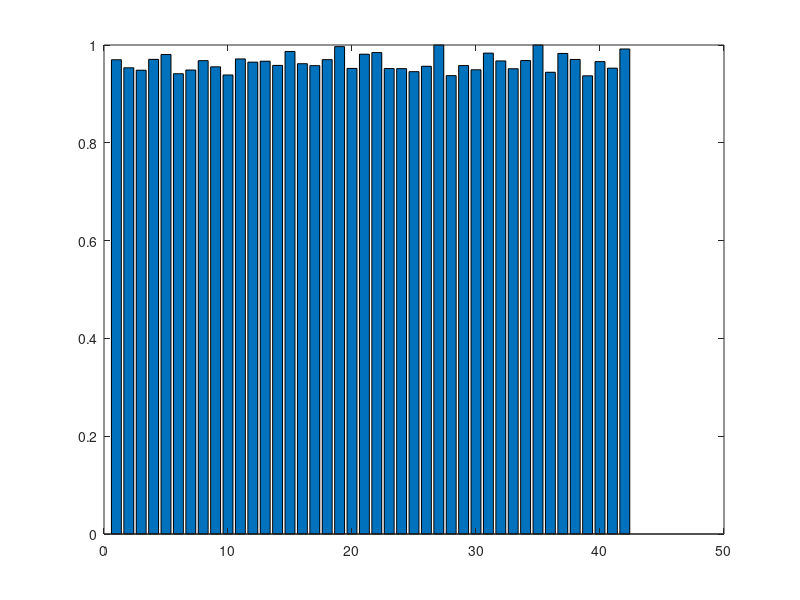

MATLAB code to generate this figure:

% This script will calculate the efficiency of DMUs with inputs (X)
% and outputs (Y).

%Outputs
Y = [71.625, 71.025, 71.275, 71.225, 71.675, 71.825, 71.675, 71.775, ...
     71.775, 71.575, 71.525, 71.575, 71.525, 71.675, 71.725, 71.625, ...
     71.475, 71.475, 71.825, 71.725, 71.325, 71.375, 71.975, 72.025, ...
     71.875, 72.075, 72.125, 71.325, 71.025, 71.425, 72.075, 70.875, ...
     71.625, 71.425, 71.725, 72.125, 72.025, 71.775, 71.425, 71.525, ...
     71.175, 71.575];

% Inputs
X = [61.418, 62.478, 62.805, 61.369, 60.744, 63.714, 62.779, 61.745, ...
     62.560, 63.457, 61.314, 61.730, 61.610, 62.160, 60.362, 61.934, ...
     62.192, 61.403, 60.173, 62.562, 60.710, 60.502, 63.648, 63.870, ...
     63.644, 63.763, 61.192, 63.545, 62.181, 62.746, 62.019, 61.572, ...
     62.603, 61.522, 59.567, 64.804, 61.854, 61.593, 63.570, 61.658, ...
     62.529, 60.056];

[mIn,  nIn]  = size(X);
[mOut, nOut] = size(Y);

m = mIn+mOut+2;
n = nIn+2;

for ih = 1:nIn
   b = zeros(m,1);
   b(mIn+mOut+1:mIn+mOut+2) = 1;
   c = [zeros(nIn+1,1); 1; zeros(mIn+mOut,1)];
   A = zeros(m, n+mIn+mOut);
   A(1:m,1:n) = [-Y, Y(:,ih), zeros(mOut,1); ...
                  X, zeros(mIn,1), -X(:,ih); ...
                  ones(1,nIn), 0, 0; ....
                  zeros(1,nIn), 1, 0];
   lowBnds = zeros(n+mIn+mOut,1);
   upBnds = inf*ones(n+mIn+mOut,1);
   for i=1:m
      if i <= mIn+mOut
         ConsType(i) = 'U';
      else
         ConsType(i) = 'S';
      end
   end
   [optWeights, effScore] = glpk(c,A,b,lowBnds,upBnds,ConsType);
   E(ih) = effScore;
end

bar(E)
